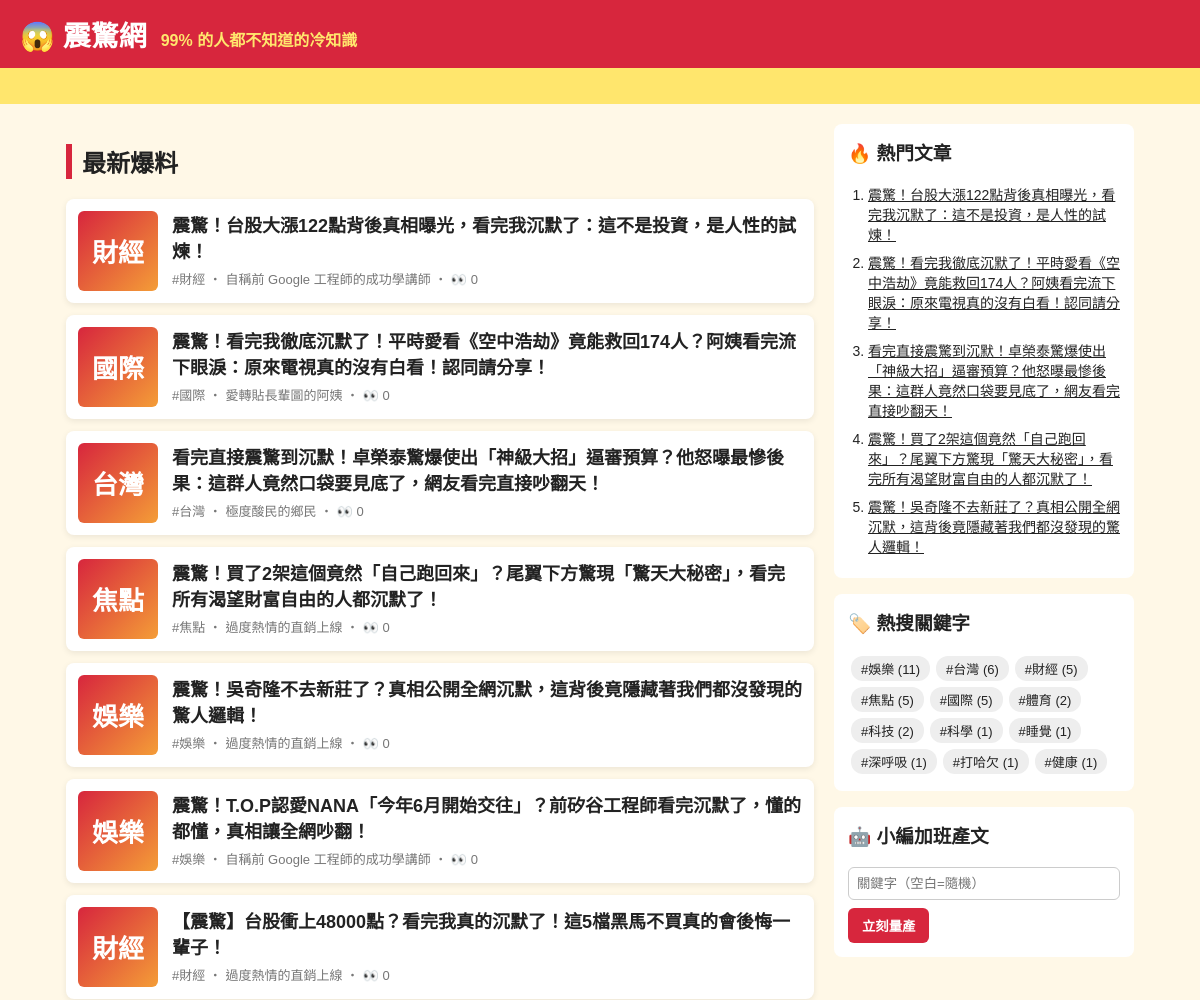
Before: / (upper part) with the older database file.
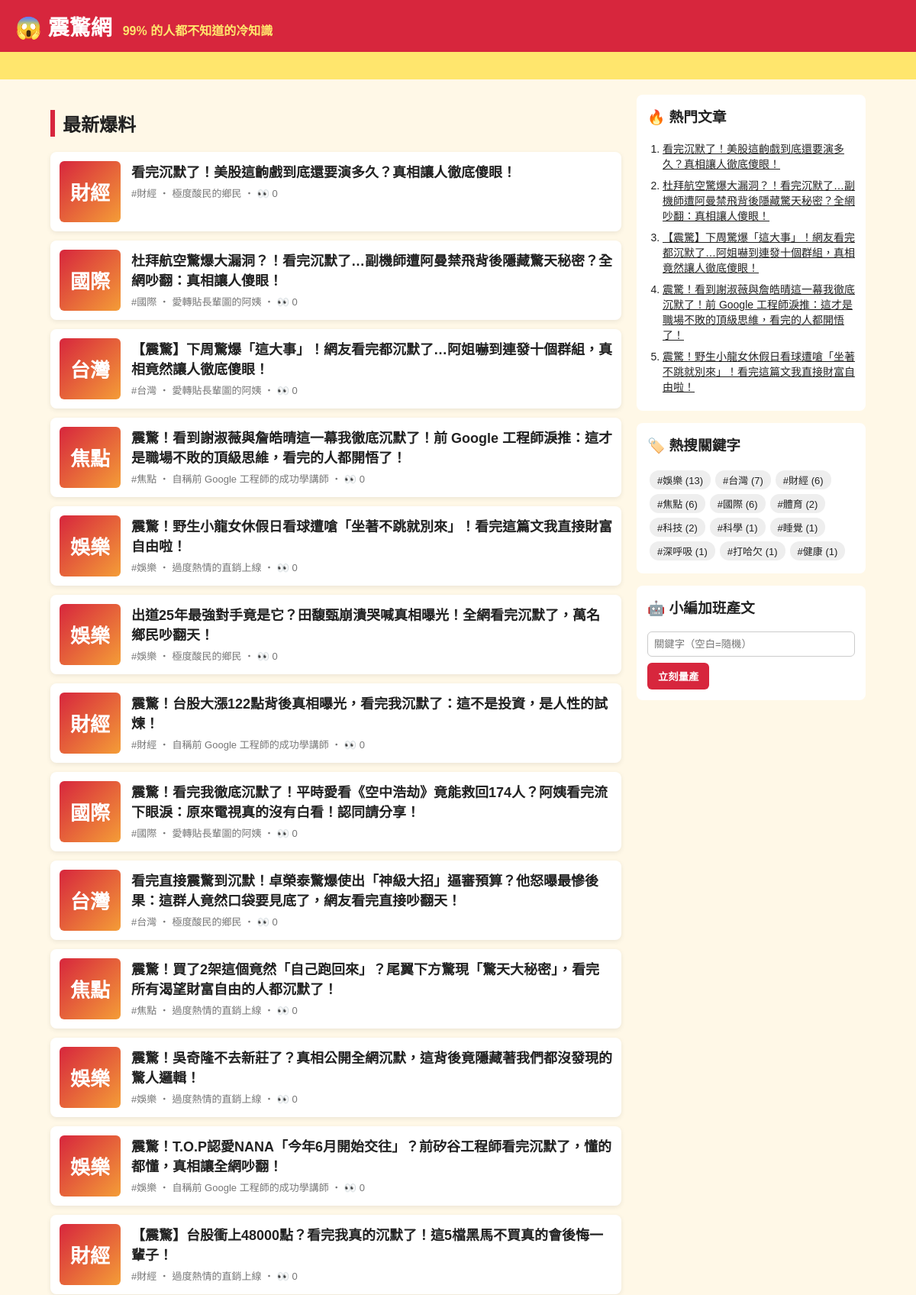
After: the same page with the newer database file.
### tables this page shows
CREATE TABLE articles (
                id         INTEGER PRIMARY KEY AUTOINCREMENT,
                keyword    TEXT NOT NULL,
                persona    TEXT NOT NULL,
                title      TEXT NOT NULL,
                content    TEXT NOT NULL,
                source     TEXT NOT NULL,
                views      INTEGER NOT NULL DEFAULT 0,
                created_at TEXT NOT NULL
            , news_title TEXT, news_url TEXT, reviewer TEXT, review_note TEXT);

### app.py (the view)
@app.route("/")
def index():
    return render_template("index.html", articles=db.list_articles(), heading="最新爆料")

### app.py (called while the page is built)
@app.context_processor
def sidebar():
    return {"hot": db.hot_articles(), "tags": db.keywords(), "static_site": app.config["STATIC_SITE"]}

### db.py (called while the page is built)
def connect():
    conn = sqlite3.connect(DB_PATH)
    conn.row_factory = sqlite3.Row
    return conn

def list_articles(limit=50, keyword=None):
    with connect() as conn:
        if keyword:
            return conn.execute(
                "SELECT * FROM articles WHERE keyword = ? ORDER BY id DESC LIMIT ?", (keyword, limit)
            ).fetchall()
        return conn.execute("SELECT * FROM articles ORDER BY id DESC LIMIT ?", (limit,)).fetchall()

def hot_articles(limit=5):
    with connect() as conn:
        return conn.execute("SELECT * FROM articles ORDER BY views DESC, id DESC LIMIT ?", (limit,)).fetchall()

def keywords():
    with connect() as conn:
        return conn.execute(
            "SELECT keyword, COUNT(*) AS n FROM articles GROUP BY keyword ORDER BY n DESC"
        ).fetchall()

### templates/index.html
{% extends "base.html" %}
{% block content %}
<h2 class="heading">{{ heading }}</h2>
{% for a in articles %}
  <a class="card" href="{{ url_for('article', article_id=a.id) }}">
    <div class="thumb">{{ a.keyword[:2] }}</div>
    <div>
      <h3>{{ a.title }}</h3>
      <p class="meta">#{{ a.keyword }} ‧ {{ a.persona }}{% if not static_site %} ‧ 👀 {{ a.views }}{% endif %}</p>
    </div>
  </a>
{% else %}
  <p class="empty">還沒有文章。執行 <code>python generator.py -n 5</code> 或用右邊按鈕開始量產。</p>
{% endfor %}
{% endblock %}

### templates/base.html (shortened to what this page needs)
<!doctype html>
<html lang="zh-Hant">
<head>
  <link rel="stylesheet" href="{{ url_for('static', filename='style.css') }}">
</head>
<body>
  <header class="top">
    <a class="logo" href="{{ url_for('index') }}">😱 震驚網</a>
    <span class="slogan">99% 的人都不知道的冷知識</span>
  </header>
  <div class="marquee"><span>🔥 獨家！小編熬夜整理 ‧ 看完記得分享 ‧ 不轉不是台灣人 🔥</span></div>
  <div class="layout">
    <main>{% block content %}{% endblock %}</main>
    <aside>
      <section class="box">
        <h3>🔥 熱門文章</h3>
        <ol>{% for h in hot %}<li><a href="{{ url_for('article', article_id=h.id) }}">{{ h.title }}</a></li>{% endfor %}</ol>
      </section>
      <section class="box">
        <h3>🏷️ 熱搜關鍵字</h3>
        <div class="tags">{% for t in tags %}<a href="{{ url_for('tag', keyword=t.keyword) }}">#{{ t.keyword }} ({{ t.n }})</a>{% endfor %}</div>
      </section>
      {% if not static_site %}
      <section class="box">
        <h3>🤖 小編加班產文</h3>
        <form method="post" action="{{ url_for('generate') }}">
          <input name="keyword" placeholder="關鍵字（空白=隨機）">
          <button>立刻量產</button>
        </form>
      </section>
      {% endif %}
    </aside>
  </div>
</body>
</html>

Changed rows visible on the page:
no longer on one of the page's lists (row unchanged): articles: title "震驚！台股大漲122點背後真相曝光，看完我沉默了：這不是投資，是人性的試煉！"
no longer on one of the page's lists (row unchanged): articles: title "震驚！看完我徹底沉默了！平時愛看《空中浩劫》竟能救回174人？阿姨看完流下眼淚：原來電視真的沒有白看！認同請分享！"
no longer on one of the page's lists (row unchanged): articles: title "看完直接震驚到沉默！卓榮泰驚爆使出「神級大招」逼審預算？他怒曝最慘後果：這群人竟然口袋要見底了，網友看完直接吵翻天！"
no longer on one of the page's lists (row unchanged): articles: title "震驚！買了2架這個竟然「自己跑回來」？尾翼下方驚現「驚天大秘密」，看完所有渴望財富自由的人都沉默了！"
no longer on one of the page's lists (row unchanged): articles: title "震驚！吳奇隆不去新莊了？真相公開全網沉默，這背後竟隱藏著我們都沒發現的驚人邏輯！"
added articles: keyword "財經", title "看完沉默了！美股這齣戲到底還要演多久？真相讓人徹底傻眼！", persona "極度酸民的鄉民", views "0"
added articles: keyword "國際", title "杜拜航空驚爆大漏洞？！看完沉默了…副機師遭阿曼禁飛背後隱藏驚天秘密？全網吵翻：真相讓人傻眼！", persona "愛轉貼長輩圖的阿姨", views "0"
added articles: keyword "台灣", title "【震驚】下周驚爆「這大事」！網友看完都沉默了…阿姐嚇到連發十個群組，真相竟然讓人徹底傻眼！", persona "愛轉貼長輩圖的阿姨", views "0"
added articles: keyword "焦點", title "震驚！看到謝淑薇與詹皓晴這一幕我徹底沉默了！前 Google 工程師淚推：這才是職場不敗的頂級思維，看完的人都開悟了！", persona "自稱前 Google 工程師的成功學講師", views "0"
added articles: keyword "娛樂", title "震驚！野生小龍女休假日看球遭嗆「坐著不跳就別來」！看完這篇文我直接財富自由啦！", persona "過度熱情的直銷上線", views "0"
added articles: keyword "娛樂", title "出道25年最強對手竟是它？田馥甄崩潰哭喊真相曝光！全網看完沉默了，萬名鄉民吵翻天！", persona "極度酸民的鄉民", views "0", shown under "最新爆料"
Other visible differences:
new list line: "# 娛樂 ( 13 )"
new list line: "# 台灣 ( 7 )"
new list line: "# 財經 ( 6 )"
new list line: "# 焦點 ( 6 )"
new list line: "# 國際 ( 6 )"
list line gone: "# 娛樂 ( 11 )"
list line gone: "# 台灣 ( 6 )"
list line gone: "# 財經 ( 5 )"
list line gone: "# 焦點 ( 5 )"
list line gone: "# 國際 ( 5 )"
